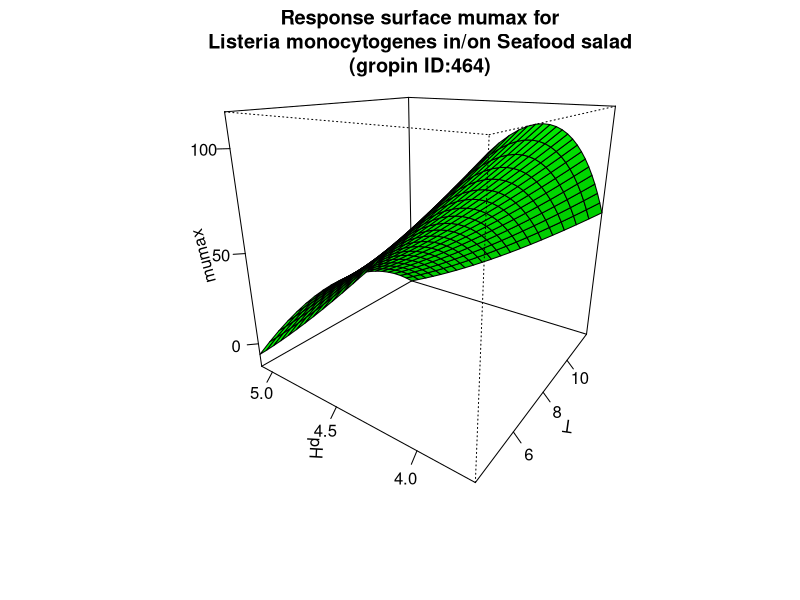

Write R code to recreate this figure.
#############################
# start of Parameter script
#############################
T <- seq(4.004,11.988011988012,length.out=21)
pH <- seq(3.7037,5.0949050949051,length.out=21)
#############################
# end of Parameter script
#############################
############################# 
# start of Model script Gropin ID 464 
#############################
 
# constant coefficients for this model
 
variables <- data.frame(T,pH)
argumentsPar <- expand.grid(variables)
 
# heart of the model
response_surface <- function(T,pH) {
   mumax <-620.83+2.916*T-186.5*pH+3.841*T*pH-1.463*(T^2)+9.879*(pH^2)

return(mumax=mumax)
} 

# output parameters
responseSurface <- cbind(argumentsPar,response_surface(argumentsPar['T'],argumentsPar['pH']))
colnames(responseSurface) <- c(colnames(argumentsPar),'mumax')
#############################
# End of Model script
#############################
############################# 
# start of Visualisation script Gropin ID 464 
#############################
persp(T,pH,matrix(unlist(responseSurface$'mumax'),nrow=21),col = 'green',xlab='T',ylab='pH',zlab='mumax',main='Response surface mumax for
Listeria monocytogenes in/on Seafood salad
(gropin ID:464)',theta=305,phi=20,shade=0.25,ticktype = 'detailed')
#############################
# End of Visualisation script
#############################
